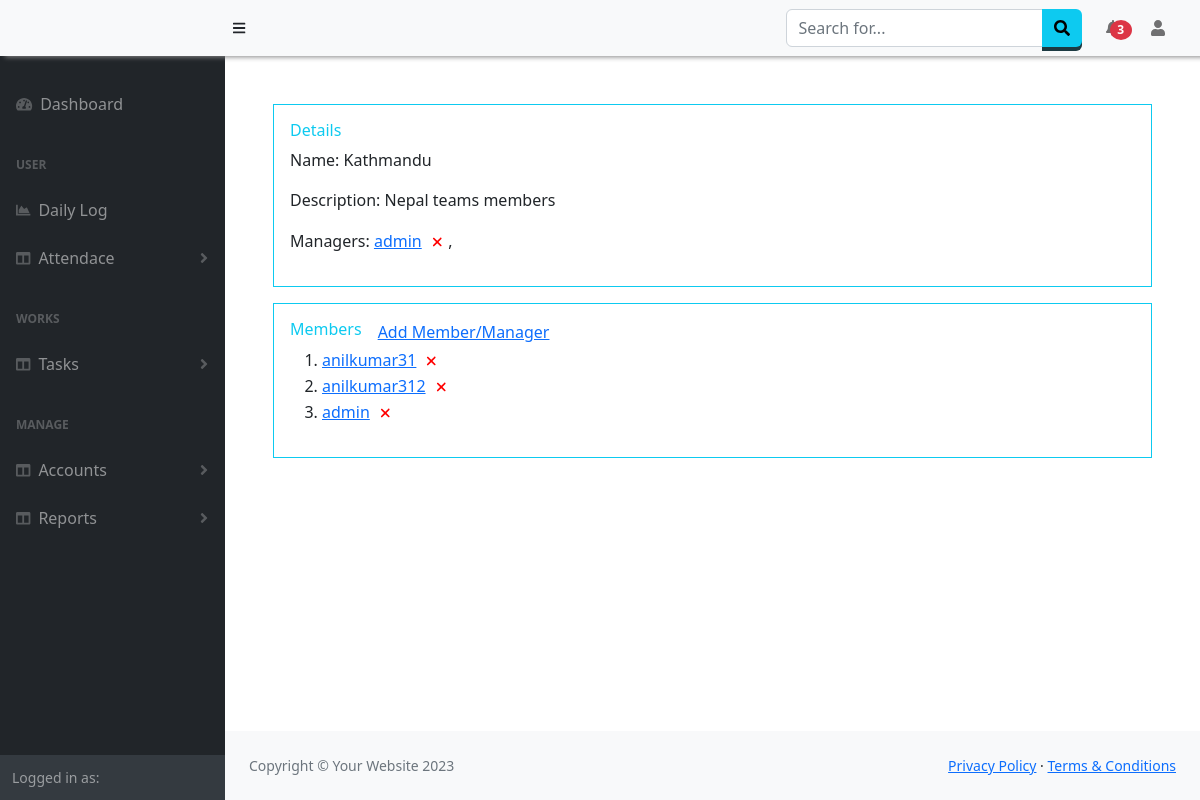
/validate/teams/1, run on an earlier commit of the app's database.
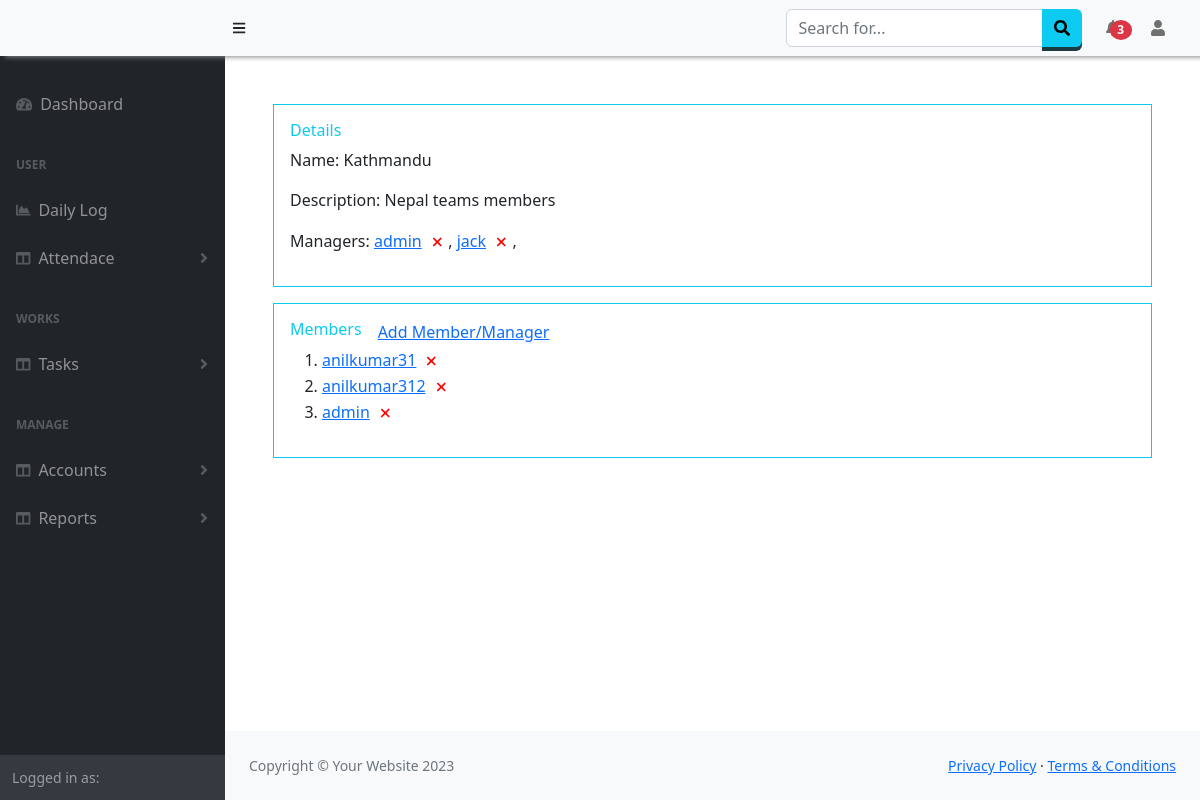
And on a later commit of the database.
### Manager/models.py (models this page shows)
class TeamLeads(models.Model):
    team = models.ForeignKey(Teams, null=True, on_delete=models.SET_NULL)
    lead = models.ForeignKey(User, null=True, on_delete=models.SET_NULL)

class TeamUsers(models.Model):
    team = models.ForeignKey(Teams, null=True, on_delete=models.SET_NULL)
    user = models.ForeignKey(User, null=True, on_delete=models.CASCADE)

### Authentication/views.py (the view)
# urls.py: path('teams/<teamid>',views.getTeams,name='teams'),
def getTeams(request,teamid):
    team = Teams.objects.get(id=teamid)
    members = TeamUsers.objects.filter(team =teamid)
    manager = TeamLeads.objects.filter(team =teamid)
    return render(request,'Authentication/team.html',{'teams':team,'members':members,'manager':manager})

### Authentication/templates/Authentication/team.html (shortened to what this page needs)
{% extends "base.html" %}
{% block script %}
<link href="/static/jquery/dialog.css" rel="stylesheet" />
{% endblock%}
{% block content %}
<div >
    <div class="p-3 border border-info">
        <h6 class="text-info">Details</h6>
        <p>Name: {{teams.name}}</p>
        <p>Description: {{teams.description}}</p>
        <p>Managers: {% for m in manager %}<a href='#'>
                        {{m.lead}}<button class="ms-1" style="border:none;background-color:transparent;" onclick="remove('manager',{{m.lead_id}})"><i class='fas fa-remove' style='color: red;font-size:14px;'></i></button></a>,
                    {% endfor %}
    </div>
    <div class="p-3 mt-3 border border-info">
        <div class="d-flex justify-content">
            <div ><h6 class="text-info">Members</h6></div>
            <div class="ms-3" ><a href="#" data-bs-toggle="modal" data-bs-target="#addTeamModal"><span>Add Member/Manager</span></a></div>
        </div>
        <ol>
            {% for m in members %}
                <li><a href="#" >{{m.user}}</a><button class="ms-1" style="border:none;background-color:transparent;" onclick="remove('user',{{m.user_id}})"><i class='fas fa-remove' style='color: red;font-size:14px;'></i></button></li>
            {% endfor %}
        </ol>
    </div>
</div>
{% endblock %}

What changed in the data, as far as the page shows it:
added TeamLeads: lead "jack"
